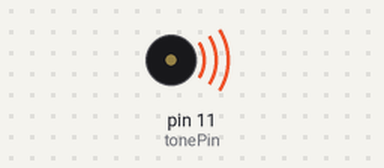
The sketch below on a simulated Arduino Leonardo, built with avr-gcc and run on an emulated ATmega32U4. Parts: buzzer (waves = sounding).

Above: at 0.05 s.
At 7.05 s:
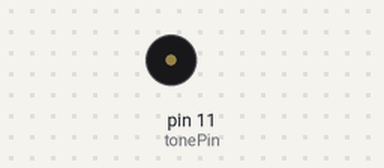
Timing chart, 0 to 17.7 s (numbered marks = the images above):
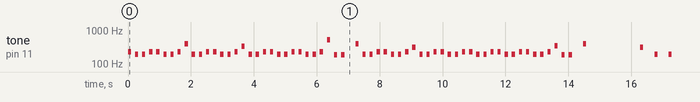

The sketch:

infinity-war_midi.ino
```cpp
// (licence header left out)
// Set this to be the pin that your buzzer resides in. (Note that you can only have one buzzer actively using the PWM signal at a time).
int tonePin = 11;
void setup() {

}

void midi() {

    tone(tonePin, 233, 102.272625);
    delay(113.63625);
    delay(113.63625);
    tone(tonePin, 195, 102.272625);
    delay(113.63625);
    delay(113.63625);
    tone(tonePin, 195, 102.272625);
    delay(113.63625);
    delay(113.63625);
    tone(tonePin, 233, 102.272625);
    delay(113.63625);
    delay(113.63625);
    tone(tonePin, 233, 102.272625);
    delay(113.63625);
    delay(113.63625);
    tone(tonePin, 195, 102.272625);
    delay(113.63625);
    delay(113.63625);
    tone(tonePin, 195, 102.272625);
    delay(113.63625);
    delay(113.63625);
    tone(tonePin, 233, 102.272625);
    delay(113.63625);
    delay(113.63625);
    tone(tonePin, 391, 102.272625);
    delay(113.63625);
    delay(113.63625);
    tone(tonePin, 195, 102.272625);
    delay(113.63625);
    delay(113.63625);
    tone(tonePin, 195, 102.272625);
    delay(113.63625);
    delay(113.63625);
    tone(tonePin, 233, 102.272625);
    delay(113.63625);
    delay(113.63625);
    tone(tonePin, 233, 102.272625);
    delay(113.63625);
    delay(113.63625);
    tone(tonePin, 195, 102.272625);
    delay(113.63625);
    delay(113.63625);
    tone(tonePin, 195, 102.272625);
    delay(113.63625);
    delay(113.63625);
    tone(tonePin, 233, 102.272625);
    delay(113.63625);
    delay(113.63625);
    tone(tonePin, 329, 102.272625);
    delay(113.63625);
    delay(113.63625);
    tone(tonePin, 195, 102.272625);
    delay(113.63625);
    delay(113.63625);
    tone(tonePin, 195, 102.272625);
    delay(113.63625);
    delay(113.63625);
    tone(tonePin, 233, 102.272625);
    delay(113.63625);
    delay(113.63625);
    tone(tonePin, 233, 102.272625);
    delay(113.63625);
    delay(113.63625);
    tone(tonePin, 195, 102.272625);
    delay(113.63625);
    delay(113.63625);
    tone(tonePin, 195, 102.272625);
    delay(113.63625);
    delay(113.63625);
    tone(tonePin, 233, 102.272625);
    delay(113.63625);
    delay(113.63625);
    tone(tonePin, 233, 102.272625);
    delay(113.63625);
    delay(113.63625);
    tone(tonePin, 195, 102.272625);
    delay(113.63625);
    delay(113.63625);
    tone(tonePin, 195, 102.272625);
    delay(113.63625);
    delay(113.63625);
    tone(tonePin, 233, 102.272625);
    delay(113.63625);
    delay(113.63625);
    tone(tonePin, 523, 102.272625);
    delay(113.63625);
    delay(113.63625);
    tone(tonePin, 184, 102.272625);
    delay(113.63625);
    delay(113.63625);
    tone(tonePin, 184, 102.272625);
    delay(113.63625);
    delay(340.90875);
    tone(tonePin, 391, 102.272625);
    delay(113.63625);
    delay(113.63625);
    tone(tonePin, 195, 102.272625);
    delay(113.63625);
    delay(113.63625);
    tone(tonePin, 195, 102.272625);
    delay(113.63625);
    delay(113.63625);
    tone(tonePin, 233, 102.272625);
    delay(113.63625);
    delay(113.63625);
    tone(tonePin, 233, 102.272625);
    delay(113.63625);
    delay(113.63625);
    tone(tonePin, 195, 102.272625);
    delay(113.63625);
    delay(113.63625);
    tone(tonePin, 195, 102.272625);
    delay(113.63625);
    delay(113.63625);
    tone(tonePin, 233, 102.272625);
    delay(113.63625);
    delay(113.63625);
    tone(tonePin, 311, 102.272625);
    delay(113.63625);
    delay(113.63625);
    tone(tonePin, 195, 102.272625);
    delay(113.63625);
    delay(113.63625);
    tone(tonePin, 195, 102.272625);
    delay(113.63625);
    delay(113.63625);
    tone(tonePin, 233, 102.272625);
    delay(113.63625);
    delay(113.63625);
    tone(tonePin, 233, 102.272625);
    delay(113.63625);
    delay(113.63625);
    tone(tonePin, 195, 102.272625);
    delay(113.63625);
    delay(113.63625);
    tone(tonePin, 195, 102.272625);
    delay(113.63625);
    delay(113.63625);
    tone(tonePin, 233, 102.272625);
    delay(113.63625);
    delay(113.63625);
    tone(tonePin, 233, 102.272625);
    delay(113.63625);
    delay(113.63625);
    tone(tonePin, 195, 102.272625);
    delay(113.63625);
    delay(113.63625);
    tone(tonePin, 195, 102.272625);
    delay(113.63625);
    delay(113.63625);
    tone(tonePin, 233, 102.272625);
    delay(113.63625);
    delay(113.63625);
    tone(tonePin, 233, 102.272625);
    delay(113.63625);
    delay(113.63625);
    tone(tonePin, 195, 102.272625);
    delay(113.63625);
    delay(113.63625);
    tone(tonePin, 195, 102.272625);
    delay(113.63625);
    delay(113.63625);
    tone(tonePin, 233, 102.272625);
    delay(113.63625);
    delay(113.63625);
    tone(tonePin, 233, 102.272625);
    delay(113.63625);
    delay(113.63625);
    tone(tonePin, 195, 102.272625);
    delay(113.63625);
    delay(113.63625);
    tone(tonePin, 195, 102.272625);
    delay(113.63625);
    delay(113.63625);
    tone(tonePin, 233, 102.272625);
    delay(113.63625);
    delay(113.63625);
    tone(tonePin, 349, 102.272625);
    delay(113.63625);
    delay(113.63625);
    tone(tonePin, 184, 102.272625);
    delay(113.63625);
    delay(113.63625);
    tone(tonePin, 184, 102.272625);
    delay(113.63625);
    delay(340.90875);
    tone(tonePin, 391, 102.272625);
    delay(113.63625);
    delay(1704.54375);
    tone(tonePin, 311, 102.272625);
    delay(113.63625);
    delay(340.90875);
    tone(tonePin, 195, 102.272625);
    delay(113.63625);
    delay(340.90875);
    tone(tonePin, 195, 102.272625);
    delay(113.63625);
    delay(568.18125);
    tone(tonePin, 293, 102.272625);
    delay(113.63625);
    delay(113.63625);
    tone(tonePin, 329, 102.272625);
    delay(113.63625);
    delay(1704.54375);
    tone(tonePin, 391, 102.272625);
    delay(113.63625);
    delay(795.45375);
    tone(tonePin, 440, 102.272625);
    delay(113.63625);
    delay(795.45375);
    tone(tonePin, 391, 102.272625);
    delay(113.63625);
    delay(1704.54375);
    tone(tonePin, 311, 102.272625);
    delay(113.63625);
    delay(340.90875);
    tone(tonePin, 195, 102.272625);
    delay(113.63625);
    delay(340.90875);
    tone(tonePin, 195, 102.272625);
    delay(113.63625);
    delay(568.18125);
    tone(tonePin, 293, 102.272625);
    delay(113.63625);
    delay(113.63625);
    tone(tonePin, 329, 102.272625);
    delay(113.63625);
    delay(795.45375);
    tone(tonePin, 261, 102.272625);
    delay(113.63625);
    delay(795.45375);
    tone(tonePin, 293, 102.272625);
    delay(113.63625);

}

void loop() {
    // Play midi
    midi();
}
```

Measured:
- by itself, tone on pin 11 (tonePin): plays 233 Hz for 0.10 s, 195 Hz for 0.10 s, 195 Hz for 0.10 s, 233 Hz for 0.10 s, 233 Hz for 0.10 s, 195 Hz for 0.10 s … (382 notes in this stretch)
